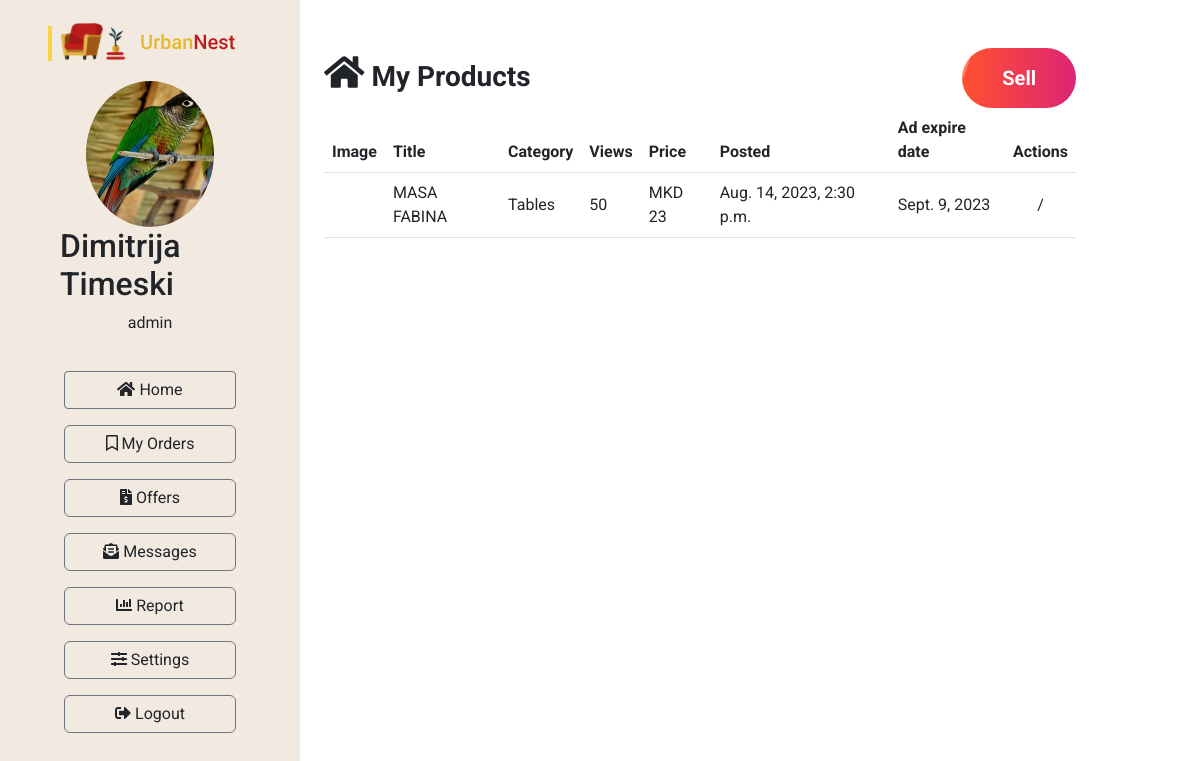
The page /dashboard/home (signed in) on the database as committed earlier.
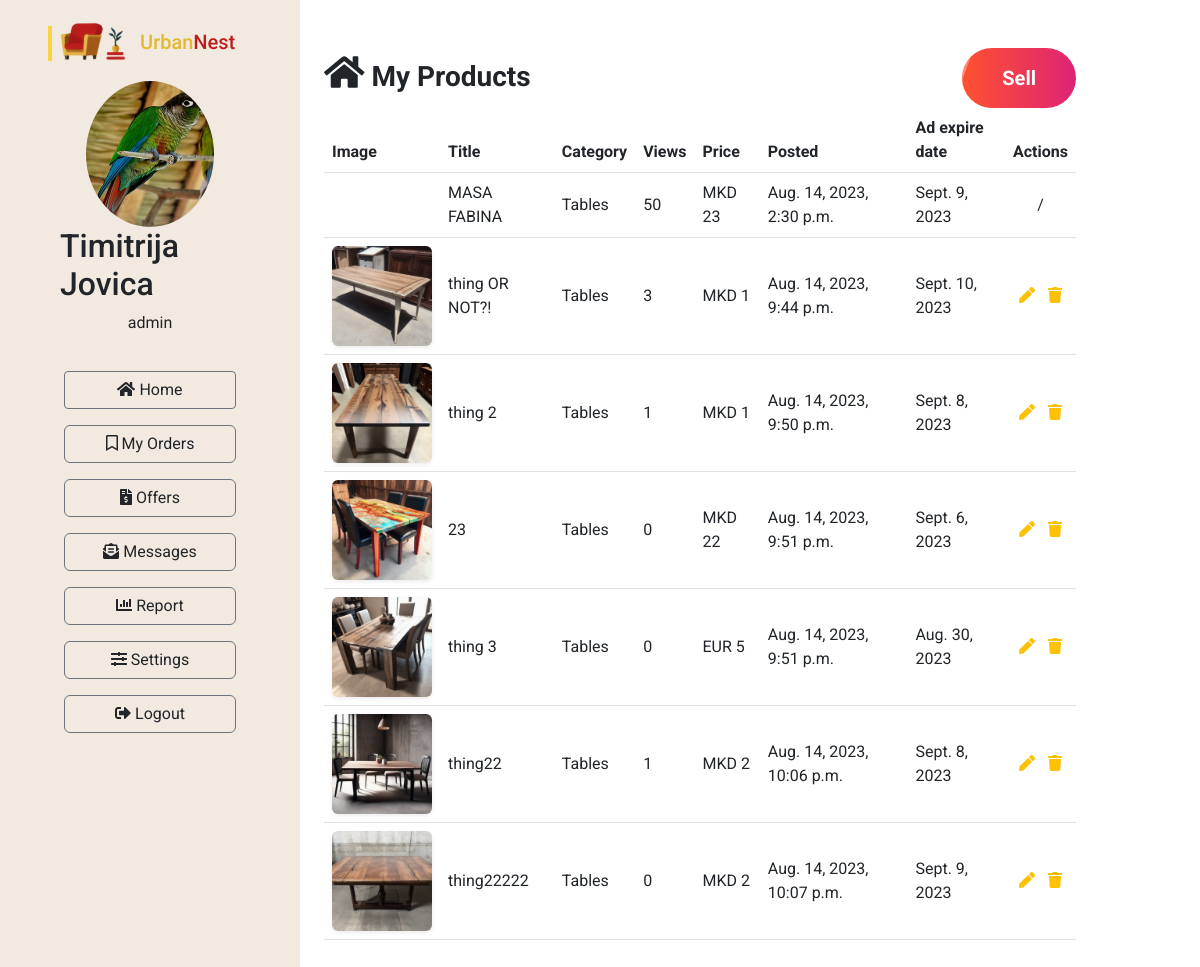
The same page on the database as committed later.
### Furniture/models.py (models this page shows, shortened)
class UrbanNestUser(models.Model):
    user = models.OneToOneField(User, on_delete=models.CASCADE)
    first_name = models.CharField(max_length=100)
    last_name = models.CharField(max_length=100)
    photo = models.ImageField(upload_to='images/users', null=True, blank=True)
    address = models.CharField(max_length=200)
    city = models.CharField(max_length=100)
    postal_code = models.CharField(max_length=100)
    province = models.CharField(max_length=100)
    country = CountryField()
    phone_number = models.CharField(max_length=9)
    shopping_cart = models.ForeignKey('ShoppingCart', on_delete=models.CASCADE, null=True, blank=True)

class FurnitureAd(models.Model):
    seller = models.ForeignKey(UrbanNestUser, on_delete=models.CASCADE)
    name = models.CharField(max_length=255)
    category = models.ForeignKey(Category, on_delete=models.CASCADE)
    rating = models.IntegerField(validators=[MinValueValidator(1), MaxValueValidator(5)])
    description = models.TextField()
    price = models.IntegerField()
    CURRENCY_CHOICES = [
        ('MKD', 'Denar'),
        ('EUR', 'Euro'),
        ('USD', 'Dollar'),
    ]
    currency = models.CharField(max_length=3, choices=CURRENCY_CHOICES)
    width = models.IntegerField()
    length = models.IntegerField()
    height = models.IntegerField()
    weight = models.IntegerField()
    UNIT_CHOICES = [
        ('kg', 'Kilograms'),
        ('lb', 'Pounds'),
    ]
    unit_weight = models.CharField(max_length=100, choices=UNIT_CHOICES)
    image = models.ImageField(upload_to='images/furnitures', null=True, blank=True)
    creation_date = models.DateTimeField(auto_now_add=True)
    last_modified_date = models.DateTimeField(auto_now=True)
    ad_duration_to = models.DateField()
    views = models.IntegerField(default=0)
    active = models.BooleanField(default=True)

class Category(models.Model):
    name = models.CharField(max_length=255)
    photo = models.ImageField(upload_to='images/categories', null=True, blank=True)
    creation_date = models.DateTimeField(auto_now_add=True)
    last_modified_date = models.DateTimeField(auto_now=True)

### Furniture/views.py (the view)
# urls.py: path("dashboard/home", dashboard_home, name="dashboard_home"),
@login_required
def dashboard_home(request):
    user = UrbanNestUser.objects.get(user=request.user)
    list_of_ads = FurnitureAd.objects.filter(seller=user)
    context = {'user': user, 'list_of_ads': list_of_ads}
    return render(request, 'dashboard/dashboard-home.html', context=context)

### Furniture/templates/dashboard/dashboard-home.html (shortened to what this page needs)
{% extends "dashboard/base-dashboard.html" %}
{% block content %}
<div class="container my-5">
    <div class="d-flex justify-content-between align-items-center"><h3><strong><i
            class='fas fa-home' style='font-size:36px'></i> My Products</strong></h3>
        <a href="{% url 'add_furniture_ad' %}" class="btn-fancy text-decoration-none">
            <span class="btn-text">Sell</span>
            <span class="btn-shine"></span>
            <span class="btn-shine btn-shine-2"></span>
        </a>
    </div>
    <div class="table-responsive">
        <table class="table table-hover">
            <thead>
            <tr>
                <th scope="col">Image</th>
                <th scope="col">Title</th>
                <th scope="col">Category</th>
                <th scope="col">Views</th>
                <th scope="col">Price</th>
                <th scope="col">Posted</th>
                <th scope="col">Ad expire date</th>
                <th scope="col" class="text-center">Actions</th>
            </tr>
            </thead>
            <tbody>
            {% for ad in list_of_ads %}
            <tr>
                <td><img src="{{ad.image.url}}" alt="" width="100px" class="rounded shadow-sm"></td>
                <td class="align-middle">{{ad.name}}</td>
                <td class="align-middle">{{ad.category.name}}</td>
                <td class="align-middle">{{ad.views}}</td>
                <td class="align-middle">{{ad.currency}} {{ad.price}}</td>
                <td class="align-middle">{{ad.creation_date}}</td>
                <td class="align-middle">{{ad.ad_duration_to}}</td>
                {% if ad.active == True %}
                <td class="align-middle">
                    <div class="d-flex justify-content-around">
                        <a href="{% url 'edit_furniture_ad' ad_id=ad.pk %}" class="text-warning"><i class='fas fa-pen'></i></a>
                        <a href="{% url 'delete_furniture_ad' ad_id=ad.pk %}" class="text-warning"><i class='fas fa-trash'></i></a>
                    </div>
                </td>
                {% else %}
                <td class="align-middle text-center">
                    /
                </td>
                {% endif %}
            </tr>
            {% endfor %}
            </tbody>
        </table>
    </div>
</div>
{% endblock %}

### Furniture/templates/dashboard/base-dashboard.html (shortened to what this page needs)
<!DOCTYPE html>
<html lang="en">
<head>
    <link rel="stylesheet" href="https://cdn.jsdelivr.net/npm/bootstrap@5.3.0/dist/css/bootstrap.min.css">
    <link rel="stylesheet"
          href="https://cdn.jsdelivr.net/npm/@fortawesome/fontawesome-free@6.2.1/css/fontawesome.min.css"
>
</head>
<body>
<div style="min-height: 100vh;">
    <div class="row d-flex align-items-stretch p-0 m-0">
        <div class="py-3 px-5 col-md-3" style="background: #F2EAE1; min-height: 100vh;">
            <a href="{% url 'index' %}">
                <div>
                </div>
            </a>
            <div class="pt-3 container d-flex flex-column align-items-center justify-content-center mb-1">
                <img src="{{MEDIA_URL}}{{user.photo.url}}" alt="" class="rounded-circle" style="
width: 128px;
height: 145.636px;">
                <h2>{{user.first_name}} {{user.last_name}}</h2>
                <p>{{user.user.username}}</p>
            </div>
            <div class="d-flex flex-column justify-content-center px-3 gap-3 py-3">
                <a href="{% url 'dashboard_home' %}" class="text-decoration-none text-reset btn btn-outline-secondary"
                   style="border-radius: 4px;"><i class="fas fa-home"></i> Home</a>
                <a href="{% url 'my_orders' %}" class="text-decoration-none text-reset btn btn-outline-secondary"><i
                        class='far fa-bookmark'></i> My
                    Orders</a>
                <a href="{% url 'offers' %}" class="text-decoration-none text-reset btn btn-outline-secondary"><i
                        class='fas fa-file-invoice-dollar'></i> Offers</a>
                <a href="" class="text-decoration-none text-reset btn btn-outline-secondary"><i
                        class='fas fa-envelope-open-text'></i> Messages</a>
                <a href="" class="text-decoration-none text-reset btn btn-outline-secondary"><i
                        class='fas fa-chart-bar'></i> Report</a>
                <a href="{% url 'edit_settings' %}" class="text-decoration-none text-reset btn btn-outline-secondary"><i
                        class='fas fa-sliders-h'></i> Settings</a>
                <a href="{% url 'logout' %}" class="text-decoration-none text-reset btn btn-outline-secondary"><i
                        class="fas fa-sign-out-alt"></i> Logout</a>
            </div>
        </div>
        <div class="col-md-8 white">
            {% block content %}{% endblock %}
        </div>
    </div>
</div>
</body>
</html>

### Furniture/templates/dashboard/base-dashboard.html (style rules this page uses)
* { font-family: 'Roboto', sans-serif !important; }
html, body { margin: 0; padding: 0; }
* { box-sizing: border-box; }

### Furniture/templates/dashboard/dashboard-home.html (style rules this page uses)
.btn-fancy { position: relative; display: inline-block; padding: 15px 40px; background: linear-gradient(to right, #ff512f, #dd2476); border: none; color: white; font-size: 20px; font-weight: bold; border-radius: 30px; overflow: hidden; transition: transform 0.3s, filter 0.3s, box-shadow 0.3s; z-index: 1; }
.btn-fancy .btn-text { position: relative; z-index: 2; }
.btn-fancy .btn-shine { position: absolute; top: 0; left: -100%; width: 100%; height: 100%; background: rgba(255, 255, 255, 0.2); transform: skewX(-20deg); z-index: 1; animation: shine 2s infinite; transition: left 0.3s; }
.btn-fancy .btn-shine-2 { background: rgba(255, 255, 255, 0.15); animation: shine 3s infinite reverse; }

Rows that differ between the two databases and show on the page:
changed UrbanNestUser "admin": first_name "Dimitrija" → "Timitrija"; last_name "Timeski" → "Jovica"
added FurnitureAd: image (picture), name "thing OR NOT?!", category.name "Tables", views "3", currency "MKD", price "1", creation_date "Aug. 14, 2023, 9:44 p.m.", ad_duration_to "Sept. 10, 2023", active True (drawn)
added FurnitureAd: image (picture), name "thing 2", category.name "Tables", views "1", currency "MKD", price "1", creation_date "Aug. 14, 2023, 9:50 p.m.", ad_duration_to "Sept. 8, 2023", active True (drawn)
added FurnitureAd: image (picture), name "23", category.name "Tables", views "0", currency "MKD", price "22", creation_date "Aug. 14, 2023, 9:51 p.m.", ad_duration_to "Sept. 6, 2023", active True (drawn)
added FurnitureAd: image (picture), name "thing 3", category.name "Tables", views "0", currency "EUR", price "5", creation_date "Aug. 14, 2023, 9:51 p.m.", ad_duration_to "Aug. 30, 2023", active True (drawn)
added FurnitureAd: image (picture), name "thing22", category.name "Tables", views "1", currency "MKD", price "2", creation_date "Aug. 14, 2023, 10:06 p.m.", ad_duration_to "Sept. 8, 2023", active True (drawn)
added FurnitureAd: image (picture), name "thing22222", category.name "Tables", views "0", currency "MKD", price "2", creation_date "Aug. 14, 2023, 10:07 p.m.", ad_duration_to "Sept. 9, 2023", active True (drawn)
